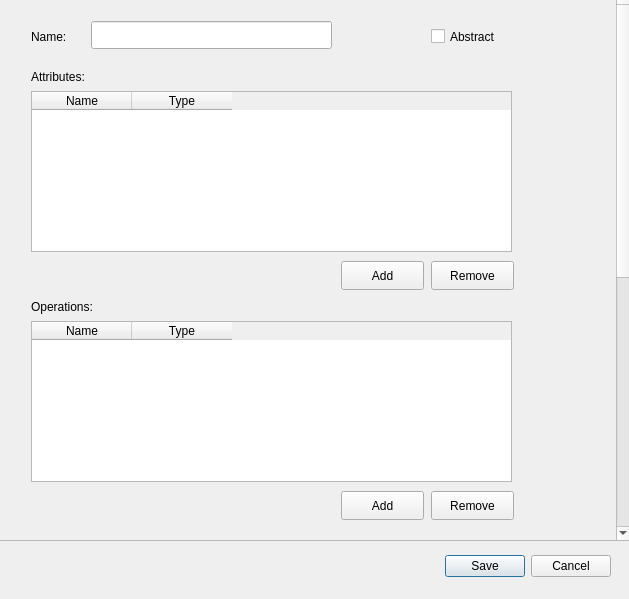
<?xml version="1.0" encoding="UTF-8"?>
<ui version="4.0">
 <class>ClassEditDialog</class>
 <widget class="QDialog" name="ClassEditDialog">
  <property name="geometry">
   <rect>
    <x>0</x>
    <y>0</y>
    <width>629</width>
    <height>599</height>
   </rect>
  </property>
  <property name="windowTitle">
   <string>Dialog</string>
  </property>
  <widget class="QDialogButtonBox" name="buttonBox">
   <property name="geometry">
    <rect>
     <x>270</x>
     <y>550</y>
     <width>341</width>
     <height>32</height>
    </rect>
   </property>
   <property name="orientation">
    <enum>Qt::Orientation::Horizontal</enum>
   </property>
   <property name="standardButtons">
    <set>QDialogButtonBox::StandardButton::Cancel|QDialogButtonBox::StandardButton::Save</set>
   </property>
  </widget>
  <widget class="QScrollArea" name="scrollArea">
   <property name="geometry">
    <rect>
     <x>-10</x>
     <y>-10</y>
     <width>641</width>
     <height>551</height>
    </rect>
   </property>
   <property name="horizontalScrollBarPolicy">
    <enum>Qt::ScrollBarPolicy::ScrollBarAlwaysOff</enum>
   </property>
   <property name="widgetResizable">
    <bool>false</bool>
   </property>
   <widget class="QWidget" name="scrollAreaWidgetContents">
    <property name="geometry">
     <rect>
      <x>0</x>
      <y>-500</y>
      <width>639</width>
      <height>1049</height>
     </rect>
    </property>
    <widget class="QCheckBox" name="isAbstractCheckBox">
     <property name="geometry">
      <rect>
       <x>440</x>
       <y>30</y>
       <width>81</width>
       <height>31</height>
      </rect>
     </property>
     <property name="text">
      <string>Abstract</string>
     </property>
    </widget>
    <widget class="QLabel" name="label">
     <property name="geometry">
      <rect>
       <x>40</x>
       <y>30</y>
       <width>51</width>
       <height>31</height>
      </rect>
     </property>
     <property name="text">
      <string>Name:</string>
     </property>
    </widget>
    <widget class="QLineEdit" name="classNameEdit">
     <property name="geometry">
      <rect>
       <x>100</x>
       <y>30</y>
       <width>241</width>
       <height>28</height>
      </rect>
     </property>
    </widget>
    <widget class="QPushButton" name="removeAttributeButton">
     <property name="geometry">
      <rect>
       <x>440</x>
       <y>270</y>
       <width>83</width>
       <height>29</height>
      </rect>
     </property>
     <property name="text">
      <string>Remove</string>
     </property>
    </widget>
    <widget class="QLabel" name="label_2">
     <property name="geometry">
      <rect>
       <x>40</x>
       <y>70</y>
       <width>81</width>
       <height>31</height>
      </rect>
     </property>
     <property name="text">
      <string>Attributes:</string>
     </property>
    </widget>
    <widget class="QTableWidget" name="attributeTableWidget">
     <property name="geometry">
      <rect>
       <x>40</x>
       <y>100</y>
       <width>481</width>
       <height>161</height>
      </rect>
     </property>
     <property name="gridStyle">
      <enum>Qt::PenStyle::SolidLine</enum>
     </property>
     <attribute name="verticalHeaderVisible">
      <bool>false</bool>
     </attribute>
     <attribute name="verticalHeaderHighlightSections">
      <bool>false</bool>
     </attribute>
     <column>
      <property name="text">
       <string>Name</string>
      </property>
     </column>
     <column>
      <property name="text">
       <string>Type</string>
      </property>
     </column>
    </widget>
    <widget class="QPushButton" name="addAttributeButton">
     <property name="geometry">
      <rect>
       <x>350</x>
       <y>270</y>
       <width>83</width>
       <height>29</height>
      </rect>
     </property>
     <property name="text">
      <string>Add</string>
     </property>
    </widget>
    <widget class="QLabel" name="label_3">
     <property name="geometry">
      <rect>
       <x>40</x>
       <y>300</y>
       <width>81</width>
       <height>31</height>
      </rect>
     </property>
     <property name="text">
      <string>Operations:</string>
     </property>
    </widget>
    <widget class="QPushButton" name="removeOperationButton">
     <property name="geometry">
      <rect>
       <x>440</x>
       <y>500</y>
       <width>83</width>
       <height>29</height>
      </rect>
     </property>
     <property name="text">
      <string>Remove</string>
     </property>
    </widget>
    <widget class="QTableWidget" name="operationTableWidget">
     <property name="geometry">
      <rect>
       <x>40</x>
       <y>330</y>
       <width>481</width>
       <height>161</height>
      </rect>
     </property>
     <property name="gridStyle">
      <enum>Qt::PenStyle::SolidLine</enum>
     </property>
     <attribute name="verticalHeaderVisible">
      <bool>false</bool>
     </attribute>
     <attribute name="verticalHeaderHighlightSections">
      <bool>false</bool>
     </attribute>
     <column>
      <property name="text">
       <string>Name</string>
      </property>
     </column>
     <column>
      <property name="text">
       <string>Type</string>
      </property>
     </column>
    </widget>
    <widget class="QPushButton" name="addOperationButton">
     <property name="geometry">
      <rect>
       <x>350</x>
       <y>500</y>
       <width>83</width>
       <height>29</height>
      </rect>
     </property>
     <property name="text">
      <string>Add</string>
     </property>
    </widget>
    <widget class="QTableWidget" name="selfAssociationsTableWidget">
     <property name="geometry">
      <rect>
       <x>40</x>
       <y>830</y>
       <width>481</width>
       <height>161</height>
      </rect>
     </property>
     <property name="gridStyle">
      <enum>Qt::PenStyle::SolidLine</enum>
     </property>
     <attribute name="verticalHeaderVisible">
      <bool>false</bool>
     </attribute>
     <attribute name="verticalHeaderHighlightSections">
      <bool>false</bool>
     </attribute>
     <column>
      <property name="text">
       <string>Name</string>
      </property>
     </column>
     <column>
      <property name="text">
       <string>Type</string>
      </property>
     </column>
    </widget>
    <widget class="QPushButton" name="removeConstraintButton">
     <property name="geometry">
      <rect>
       <x>440</x>
       <y>750</y>
       <width>83</width>
       <height>29</height>
      </rect>
     </property>
     <property name="text">
      <string>Remove</string>
     </property>
    </widget>
    <widget class="QTableWidget" name="constraintsTableWidget">
     <property name="geometry">
      <rect>
       <x>40</x>
       <y>580</y>
       <width>481</width>
       <height>161</height>
      </rect>
     </property>
     <property name="gridStyle">
      <enum>Qt::PenStyle::SolidLine</enum>
     </property>
     <property name="columnCount">
      <number>2</number>
     </property>
     <attribute name="verticalHeaderVisible">
      <bool>false</bool>
     </attribute>
     <attribute name="verticalHeaderHighlightSections">
      <bool>false</bool>
     </attribute>
     <column>
      <property name="text">
       <string>Name</string>
      </property>
     </column>
     <column>
      <property name="text">
       <string>is Existential</string>
      </property>
     </column>
    </widget>
    <widget class="QLabel" name="label_5">
     <property name="geometry">
      <rect>
       <x>40</x>
       <y>550</y>
       <width>81</width>
       <height>31</height>
      </rect>
     </property>
     <property name="text">
      <string>Constraints:</string>
     </property>
    </widget>
    <widget class="QPushButton" name="addConstraintButton">
     <property name="geometry">
      <rect>
       <x>350</x>
       <y>750</y>
       <width>83</width>
       <height>29</height>
      </rect>
     </property>
     <property name="text">
      <string>Add</string>
     </property>
    </widget>
    <widget class="QLabel" name="label_4">
     <property name="geometry">
      <rect>
       <x>40</x>
       <y>800</y>
       <width>101</width>
       <height>31</height>
      </rect>
     </property>
     <property name="text">
      <string>Self associations:</string>
     </property>
    </widget>
    <widget class="QPushButton" name="removeSelfAssociationButton">
     <property name="geometry">
      <rect>
       <x>440</x>
       <y>1000</y>
       <width>83</width>
       <height>29</height>
      </rect>
     </property>
     <property name="text">
      <string>Remove</string>
     </property>
    </widget>
   </widget>
  </widget>
  <zorder>scrollArea</zorder>
  <zorder>buttonBox</zorder>
 </widget>
 <resources/>
 <connections>
  <connection>
   <sender>buttonBox</sender>
   <signal>accepted()</signal>
   <receiver>ClassEditDialog</receiver>
   <slot>accept()</slot>
   <hints>
    <hint type="sourcelabel">
     <x>248</x>
     <y>254</y>
    </hint>
    <hint type="destinationlabel">
     <x>157</x>
     <y>274</y>
    </hint>
   </hints>
  </connection>
  <connection>
   <sender>buttonBox</sender>
   <signal>rejected()</signal>
   <receiver>ClassEditDialog</receiver>
   <slot>reject()</slot>
   <hints>
    <hint type="sourcelabel">
     <x>316</x>
     <y>260</y>
    </hint>
    <hint type="destinationlabel">
     <x>286</x>
     <y>274</y>
    </hint>
   </hints>
  </connection>
 </connections>
</ui>
